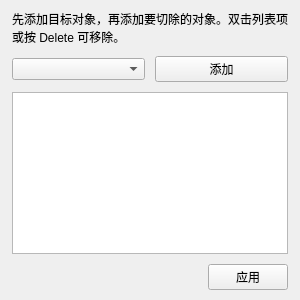
<?xml version="1.0" encoding="UTF-8"?>
<ui version="4.0">
 <class>OccBooleanCutWidget</class>
 <widget class="QWidget" name="OccBooleanCutWidget">
  <property name="geometry"><rect><x>0</x><y>0</y><width>300</width><height>300</height></rect></property>
  <layout class="QVBoxLayout" name="mainLayout">
   <property name="leftMargin"><number>12</number></property><property name="topMargin"><number>10</number></property><property name="rightMargin"><number>12</number></property><property name="bottomMargin"><number>10</number></property><property name="spacing"><number>10</number></property>
   <item><widget class="QLabel" name="hintLabel"><property name="text"><string>先添加目标对象，再添加要切除的对象。双击列表项或按 Delete 可移除。</string></property><property name="wordWrap"><bool>true</bool></property></widget></item>
   <item><layout class="QHBoxLayout" name="addLayout"><item><widget class="QComboBox" name="sourceComboBox"/></item><item><widget class="QPushButton" name="addButton"><property name="text"><string>添加</string></property></widget></item></layout></item>
   <item><widget class="QListWidget" name="selectedListWidget"><property name="selectionMode"><enum>QAbstractItemView::ExtendedSelection</enum></property></widget></item>
   <item><layout class="QHBoxLayout" name="buttonLayout"><item><spacer name="buttonSpacer"><property name="orientation"><enum>Qt::Horizontal</enum></property><property name="sizeHint" stdset="0"><size><width>40</width><height>20</height></size></property></spacer></item><item><widget class="QPushButton" name="applyButton"><property name="text"><string>应用</string></property></widget></item></layout></item>
  </layout>
 </widget><resources/><connections/>
</ui>
